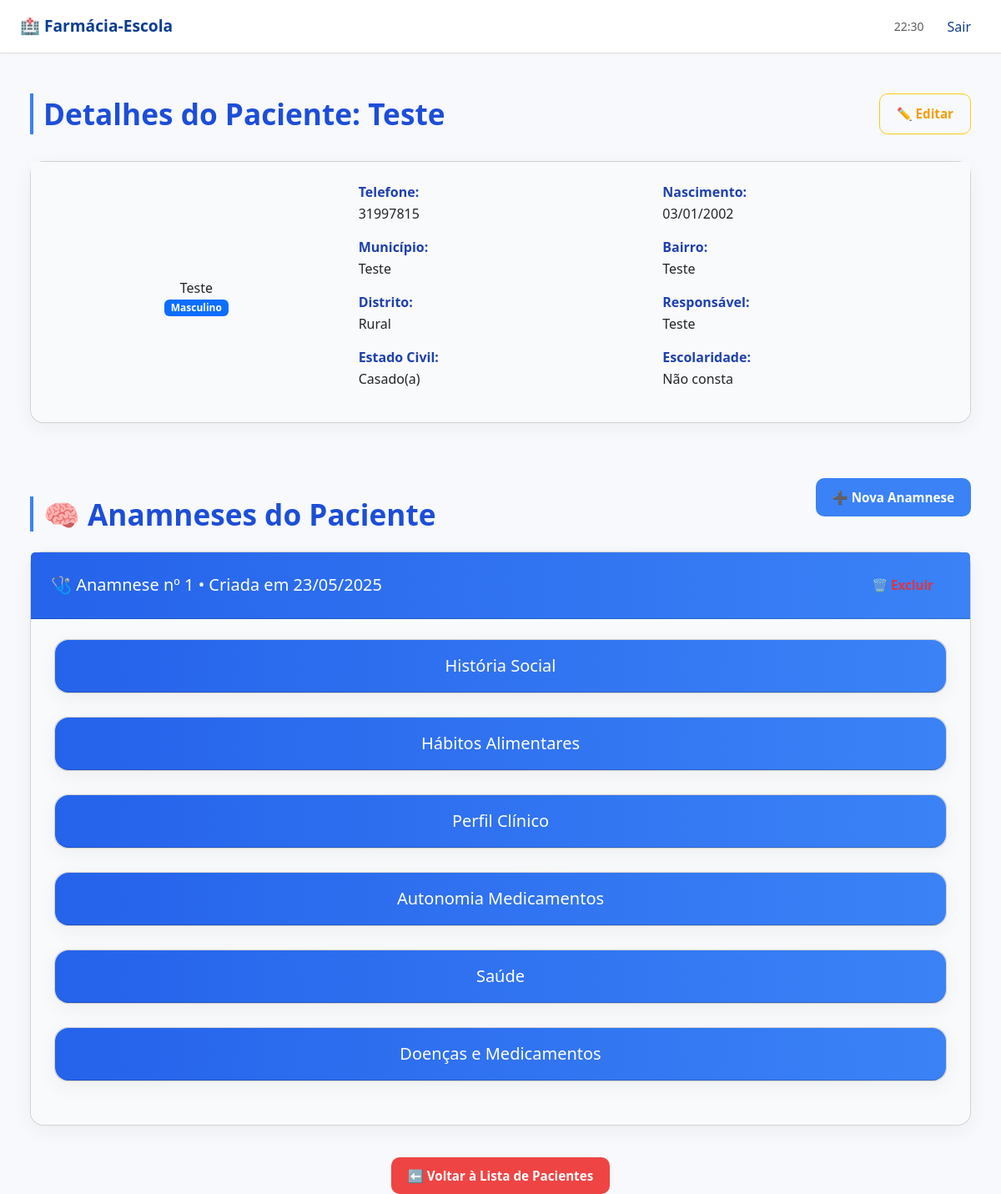
The page /listagem_pacientes/paciente/2/ (signed in) on the database its author committed.
### paciente/models.py (models this page shows, shortened)
class Paciente(models.Model):
    nome = models.CharField(max_length=150)
    telefone = models.CharField(max_length=15)
    responsavel = models.CharField(max_length=100)
    data_nascimento = models.DateField()
    doencas = models.ManyToManyField(
        Doenca,
        through='MedicamentoDoencaPaciente',
        related_name='pacientes',
        blank=True
    )
    medicamentos = models.ManyToManyField(Medicamento, related_name='pacientes', blank=True)
    genero = models.CharField(
        max_length=15, choices=[('M', 'Masculino'), ('F', 'Feminino'), ('O', 'Outro'), ('ND', 'Prefere não dizer')]
    )
    estado_civil = models.CharField(
        max_length=20, choices=[
            ('Casado(a)', 'Casado(a)'),
            ('Solteiro(a)', 'Solteiro(a)'),
            ('Separado(a)', 'Separado(a)'),
            ('Amigado(a)', 'Amigado(a)'),
            ('Viuvo(a)', 'Viúvo(a)'),
            ('Nao consta', 'Não consta'),
            ('Outro', 'Outro'),
        ]
    )
    bairro = models.CharField(max_length=100)
    distrito = models.CharField(max_length=20, choices=[('Rural', 'Zona Rural'), ('Urbano', 'Zona Urbana')])
    municipio = models.CharField(max_length=100)
    escolaridade = models.CharField(
        max_length=30, choices=[
            ('Analfabeto', 'Analfabeto'),
            ('Fundamental incompleto', 'Fundamental incompleto'),
            ('Fundamental completo', 'Fundamental completo'),
            ('Médio incompleto', 'Médio incompleto'),
            ('Ensino médio completo', 'Ensino médio completo'),
            ('Superior incompleto', 'Superior incompleto'),
            ('Superior completo', 'Superior completo'),
            ('Pós-graduação', 'Pós-graduação'),
            ('Nao consta', 'Não consta'),
        ]
    )
    ocupacao = models.CharField(max_length=100)
    raca = models.CharField(
        max_length=20, choices=[
            ('Pardo', 'Pardo'),
            ('Preto', 'Preto'),
            ('Branco', 'Branco'),
            ('Amarelo', 'Amarelo'),
            ('Negro', 'Negro'),
            ('Outro', 'Outro'),
            ('Nao consta', 'Não consta'),
        ]
    )
    reside_com = models.CharField(max_length=100)
    observacoes = models.TextField(blank=True)

class Anamnese(models.Model):
    paciente = models.ForeignKey(Paciente, on_delete=models.CASCADE, related_name='anamneses')
    data_criacao = models.DateTimeField(auto_now_add=True)

### listagem_pacientes/views.py (the view, shortened to what this page needs)
# urls.py: path('paciente/<int:pk>/', PacienteDetailView.as_view(), name='paciente_detail'),  # URL para detalhes
class PacienteDetailView(DetailView):
    model = Paciente
    template_name = 'detalhe_paciente.html'
    context_object_name = 'paciente'
    def get_object(self):
        return get_object_or_404(Paciente, id=self.kwargs['pk'])
    def get_context_data(self, **kwargs):
        context = super().get_context_data(**kwargs)
        paciente = self.get_object()
        modo_edicao = self.request.GET.get("editar") == "1"
        context['anamneses'] = paciente.anamneses.all().order_by('-data_criacao')
        context['modo_edicao'] = modo_edicao
        if modo_edicao:
            context['form'] = PacienteForm(instance=paciente)
        return context

### listagem_pacientes/templates/detalhe_paciente.html (shortened to what this page needs)
{% extends 'menu.html' %}
{% load static %}
{% block content %}
<link rel="stylesheet" href="{% static 'css/style.css' %}">
<div class="container mt-5">
    <h2 class="section-title text-center d-flex justify-content-between align-items-center">
        <span>Detalhes do Paciente: <strong>{{ paciente.nome }}</strong></span>
        <a href="?editar=1" class="btn btn-outline-warning btn-sm">✏️ Editar</a>
    </h2>
    {% if modo_edicao %}
    <form method="post" class="card p-4 shadow-sm mb-4">
        {% csrf_token %}
        {% for field in form %}
        <div class="mb-3">
            <label for="{{ field.id_for_label }}" class="form-label">{{ field.label }}</label>
            {{ field }}
            {% if field.errors %}
            <div class="text-danger small">{{ field.errors }}</div>
            {% endif %}
        </div>
        {% endfor %}
        <div class="d-flex justify-content-between mt-4" autocomplete="off">
            <a href="{% url 'paciente_detail' paciente.id %}" class="btn btn-secondary">Cancelar</a>
            <button type="submit" class="btn btn-success">💾 Salvar Alterações</button>
        </div>
    </form>
    {% else %}
    {% if paciente %}
    <div class="card mb-5">
        <div class="card-body">
            <div class="row align-items-center">
                <div class="col-md-4 text-center">
                    <h3 class="mt-3">{{ paciente.nome }}</h3>
                    <span class="badge bg-primary">{{ paciente.get_genero_display }}</span>
                </div>
                <div class="col-md-8">
                    <div class="row">
                        <div class="col-md-6 mb-3"><span class="info-label">Telefone:</span> {{ paciente.telefone }}
                        </div>
                        <div class="col-md-6 mb-3"><span class="info-label">Nascimento:</span> {{  paciente.data_nascimento|date:"d/m/Y" }}</div>
                        <div class="col-md-6 mb-3"><span class="info-label">Município:</span> {{ paciente.municipio }}
                        </div>
                        <div class="col-md-6 mb-3"><span class="info-label">Bairro:</span> {{ paciente.bairro }}</div>
                        <div class="col-md-6 mb-3"><span class="info-label">Distrito:</span> {{ paciente.distrito }}
                        </div>
                        <div class="col-md-6 mb-3"><span class="info-label">Responsável:</span> {{ paciente.responsavel  }}</div>
                        <div class="col-md-6 mb-3"><span class="info-label">Estado Civil:</span> {{ paciente.get_estado_civil_display }}</div>
                        <div class="col-md-6 mb-3"><span class="info-label">Escolaridade:</span> {{ paciente.get_escolaridade_display }}</div>
                    </div>
                </div>
            </div>
        </div>
    </div>
    <div class="d-flex justify-content-between align-items-center mb-4">
        <h3 class="section-title text-start mb-0">🧠 Anamneses do Paciente</h3>
        <a href="{% url 'criar_anamnese' paciente.id %}" class="btn btn-success">➕ Nova Anamnese</a>
    </div>
    {% if paciente.anamneses.exists %}
    {% for anamnese in paciente.anamneses.all %}
    <div class="card mb-4">
        <div class="card-header d-flex justify-content-between align-items-center">
            <span>🩺 Anamnese nº {{ forloop.counter }} • Criada em {{ anamnese.data_criacao|date:"d/m/Y" }}</span>
            <form method="post" action="{% url 'excluir_anamnese_bloco' anamnese.id 'tudo' %}" class="d-inline">
                <button type="submit" class="btn btn-sm btn-outline-danger">
                    🗑️ Excluir
                </button>
            </form>
        </div>
        <div class="card-body">
            {% include 'partials/accordion_historia.html' %}
            {% include 'partials/accordion_habitos.html' %}
            {% include 'partials/accordion_perfil.html' %}
            {% include 'partials/accordion_autonomia.html' %}
            {% include 'partials/accordion_saude.html' %}
            {% include 'partials/accordion_doencas_medicamentos.html' %}
        </div>
    </div>
    {% endfor %}
    {% else %}
    <p>Este paciente ainda não possui anamnese.</p>
    {% endif %}
    <div class="text-center mt-5">
        <a href="{% url 'paciente_list' %}" class="back-button">⬅️ Voltar à Lista de Pacientes</a>
    </div>
    {% else %}
    <p class="text-danger">Paciente não encontrado.</p>
    {% endif %}
</div>
{% endif %}
{% endblock %}

### listagem_pacientes/templates/partials/accordion_historia.html (shortened to what this page needs)
<div class="card expand-card collapsed">
  <div class="card-header" onclick="toggleCard(this.closest('.expand-card'))">
     História Social
  </div>
</div>

### listagem_pacientes/templates/partials/accordion_habitos.html (shortened to what this page needs)
<div class="card expand-card collapsed">
  <div class="card-header" onclick="toggleCard(this.closest('.expand-card'))">
     Hábitos Alimentares
  </div>
</div>

### listagem_pacientes/templates/partials/accordion_perfil.html (shortened to what this page needs)
<div class="card expand-card collapsed">
  <div class="card-header" onclick="toggleCard(this.closest('.expand-card'))">
     Perfil Clínico
  </div>
</div>

### listagem_pacientes/templates/partials/accordion_autonomia.html (shortened to what this page needs)
<div class="card expand-card collapsed">
  <div class="card-header" onclick="toggleCard(this.closest('.expand-card'))">
     Autonomia Medicamentos
  </div>
</div>

### listagem_pacientes/templates/partials/accordion_saude.html (shortened to what this page needs)
<div class="card expand-card collapsed">
    <div class="card-header" onclick="toggleCard(this.closest('.expand-card'))">
       Saúde
    </div>
  </div>

### listagem_pacientes/templates/partials/accordion_doencas_medicamentos.html (shortened to what this page needs)
<div class="card expand-card collapsed">
  <div class="card-header" onclick="toggleCard(this.closest('.expand-card'))">
     Doenças e Medicamentos
  </div>
</div>

### listagem_pacientes/static/css/style.css (style rules this page uses)
body { background-color: #f7f9fc; font-family: 'Segoe UI', Tahoma, Geneva, Verdana, sans-serif; color: #1f2937; scroll-behavior: smooth; }
.container { max-width: 1200px; margin-top: 90px; padding: 0 24px; }
.section-title { font-size: 2.2rem; font-weight: 600; color: #1d4ed8; margin-top: 40px; margin-bottom: 32px; border-left: 4px solid #3b82f6; padding-left: 12px; animation: fadeInDown 0.6s ease; }
.card { background-color: #ffffff; margin-bottom: 28px; border-radius: 16px; box-shadow: 0 6px 24px rgba(0, 0, 0, 0.05); transition: 0.3s ease-in-out; animation: fadeInUp 0.5s ease; }
.card-header { background: linear-gradient(to right, #2563eb, #3b82f6); color: #fff; font-size: 1.25rem; font-weight: 500; padding: 16px 24px; border-top-left-radius: 16px; border-top-right-radius: 16px; cursor: pointer; display: flex; justify-content: space-between; align-items: center; }
.card-body { padding: 24px 28px; background-color: #f9fafb; border-bottom-left-radius: 16px; border-bottom-right-radius: 16px; }
.btn, .create-button, .back-button { padding: 12px 20px; font-weight: 600; font-size: 0.95rem; border-radius: 10px; transition: all 0.25s ease; text-decoration: none; border: none; }
.btn-success, .create-button { background-color: #3b82f6; color: white; }
.btn-danger, .back-button { background-color: #ef4444; color: white; }
.btn-outline-warning { color: #f59e0b; border: 1px solid #facc15; background-color: transparent; }
.info-label { font-weight: 600; color: #1e40af; margin-bottom: 2px; display: block; }
.expand-card { transition: all 0.3s ease-in-out; }
.expand-card.collapsed .card-header { border-radius: 16px; }

### tela_inicial/templates/menu.html (style rules this page uses)
body { padding-top: 64px; font-family: 'Inter', sans-serif; }

### rows shown on the page
Paciente: nome "Teste", genero "Masculino", telefone "31997815", data_nascimento "03/01/2002", municipio "Teste", bairro "Teste", distrito "Rural", responsavel "Teste", estado_civil "Casado(a)", escolaridade "Não consta"
Anamnese: data_criacao "23/05/2025"
